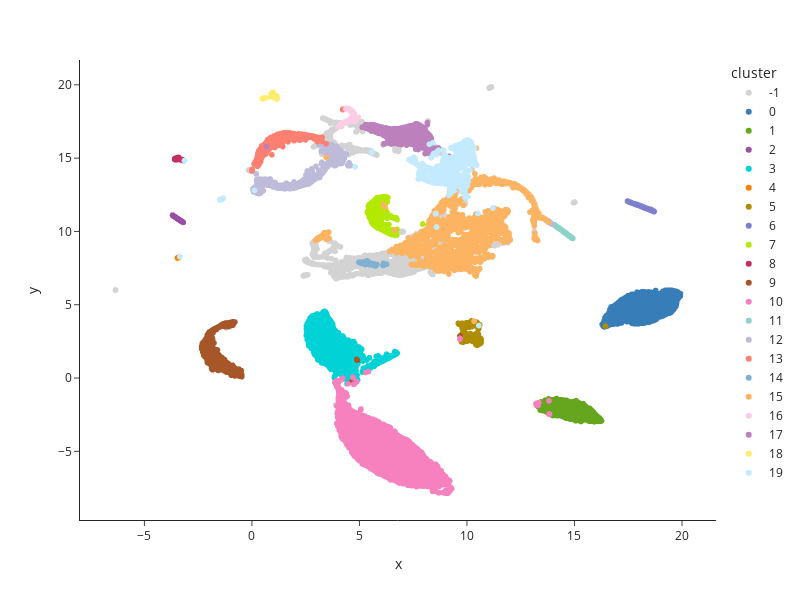

Notebook cell for this chart:
### Code cell
fig = px.scatter(
    emb_df,
    x="x",
    y="y",
    color="cluster",
    # color_discrete_sequence=px.colors.qualitative.Light24,
    color_discrete_sequence=mpn65_palette(),
    width=800,
    height=600,
    template="simple_white",
    color_discrete_map={-1: "lightgray"},
)
# fig.update_traces(
#     marker=dict(
#         line=dict(
#             width=emb_df["cluster"].map(lambda x: 0.5 if x < 0 else 0).values,
#             color="white",
#         )
#     )
# )
fig.show()

### Figure 1 — Plotly figure (JSON) as saved in the notebook; plotly's stock layout.template omitted (floating-point values rounded to 4 significant figures; data arrays with more than 128 entries replaced by an {"elided": "..."} marker saying what was removed)
{"data": [{"hovertemplate": "cluster=-1<br>x=%{x}<br>y=%{y}<extra></extra>", "legendgroup": "-1", "marker": {"color": "lightgray", "symbol": "circle"}, "mode": "markers", "name": "-1", "showlegend": true, "type": "scattergl", "x": {"elided": "2454 float values"}, "xaxis": "x", "y": {"elided": "2454 float values"}, "yaxis": "y"}, {"hovertemplate": "cluster=0<br>x=%{x}<br>y=%{y}<extra></extra>", "legendgroup": "0", "marker": {"color": "#377eb8", "symbol": "circle"}, "mode": "markers", "name": "0", "showlegend": true, "type": "scattergl", "x": {"elided": "3260 float values"}, "xaxis": "x", "y": {"elided": "3260 float values"}, "yaxis": "y"}, {"hovertemplate": "cluster=1<br>x=%{x}<br>y=%{y}<extra></extra>", "legendgroup": "1", "marker": {"color": "#66a61e", "symbol": "circle"}, "mode": "markers", "name": "1", "showlegend": true, "type": "scattergl", "x": {"elided": "2254 float values"}, "xaxis": "x", "y": {"elided": "2254 float values"}, "yaxis": "y"}, {"hovertemplate": "cluster=2<br>x=%{x}<br>y=%{y}<extra></extra>", "legendgroup": "2", "marker": {"color": "#984ea3", "symbol": "circle"}, "mode": "markers", "name": "2", "showlegend": true, "type": "scattergl", "x": {"elided": "194 float values"}, "xaxis": "x", "y": {"elided": "194 float values"}, "yaxis": "y"}, {"hovertemplate": "cluster=3<br>x=%{x}<br>y=%{y}<extra></extra>", "legendgroup": "3", "marker": {"color": "#00d2d5", "symbol": "circle"}, "mode": "markers", "name": "3", "showlegend": true, "type": "scattergl", "x": {"elided": "4437 float values"}, "xaxis": "x", "y": {"elided": "4437 float values"}, "yaxis": "y"}, {"hovertemplate": "cluster=4<br>x=%{x}<br>y=%{y}<extra></extra>", "legendgroup": "4", "marker": {"color": "#ff7f00", "symbol": "circle"}, "mode": "markers", "name": "4", "showlegend": true, "type": "scattergl", "x": [-3.427, -3.447, -3.435, -3.434, -3.446, -3.434, -3.461, -3.402, -3.437, -3.373, -3.433, -3.411, -3.403, -3.442, -3.433, -3.41, -3.441, -3.424, -3.428, -3.438, -3.447, -3.42, -3.427, -3.416, -3.438, -3.436, -3.431, -3.414, -3.412, -3.446, -3.403, -3.436, -3.436, -3.434, -3.406, -3.419, -3.403, -3.417, -3.414, -3.456, -3.406, -3.457, -3.446, -3.412, -3.42, -3.412, -3.397, -3.445, -3.426, -3.439, -3.437, -3.42, -3.432, -3.433, -3.446, -3.44, -3.417, -3.432, -3.437, -3.442, -3.416, -3.445], "xaxis": "x", "y": [8.224, 8.206, 8.217, 8.218, 8.206, 8.216, 8.189, 8.24, 8.214, 8.273, 8.219, 8.237, 8.241, 8.21, 8.218, 8.237, 8.211, 8.226, 8.223, 8.214, 8.205, 8.232, 8.223, 8.233, 8.214, 8.212, 8.22, 8.235, 8.236, 8.205, 8.241, 8.215, 8.215, 8.217, 8.239, 8.23, 8.241, 8.232, 8.233, 8.194, 8.241, 8.192, 8.206, 8.235, 8.23, 8.235, 8.242, 8.207, 8.223, 8.212, 8.212, 8.232, 8.219, 8.214, 8.205, 8.212, 8.231, 8.219, 8.214, 8.209, 8.232, 8.207], "yaxis": "y"}, {"hovertemplate": "cluster=5<br>x=%{x}<br>y=%{y}<extra></extra>", "legendgroup": "5", "marker": {"color": "#af8d00", "symbol": "circle"}, "mode": "markers", "name": "5", "showlegend": true, "type": "scattergl", "x": {"elided": "579 float values"}, "xaxis": "x", "y": {"elided": "579 float values"}, "yaxis": "y"}, {"hovertemplate": "cluster=6<br>x=%{x}<br>y=%{y}<extra></extra>", "legendgroup": "6", "marker": {"color": "#7f80cd", "symbol": "circle"}, "mode": "markers", "name": "6", "showlegend": true, "type": "scattergl", "x": {"elided": "289 float values"}, "xaxis": "x", "y": {"elided": "289 float values"}, "yaxis": "y"}, {"hovertemplate": "cluster=7<br>x=%{x}<br>y=%{y}<extra></extra>", "legendgroup": "7", "marker": {"color": "#b3e900", "symbol": "circle"}, "mode": "markers", "name": "7", "showlegend": true, "type": "scattergl", "x": {"elided": "1356 float values"}, "xaxis": "x", "y": {"elided": "1356 float values"}, "yaxis": "y"}, {"hovertemplate": "cluster=8<br>x=%{x}<br>y=%{y}<extra></extra>", "legendgroup": "8", "marker": {"color": "#c42e60", "symbol": "circle"}, "mode": "markers", "name": "8", "showlegend": true, "type": "scattergl", "x": [-3.548, -3.457, -3.554, -3.545, -3.559, -3.585, -3.479, -3.478, -3.558, -3.328, -3.246, -3.23, -3.527, -3.563, -3.228, -3.46, -3.528, -3.264, -3.519, -3.536, -3.563, -3.35, -3.261, -3.392, -3.447, -3.388, -3.335, -3.538, -3.206, -3.543, -3.251, -3.455, -3.433, -3.455, -3.212, -3.261, -3.195, -3.265, -3.311, -3.417, -3.581, -3.242, -3.531, -3.428, -3.373, -3.459, -3.185, -3.541, -3.452, -3.215, -3.213, -3.221, -3.246, -3.407, -3.448, -3.252, -3.531, -3.533, -3.563, -3.456, -3.286, -3.557, -3.365, -3.372, -3.212, -3.241, -3.251, -3.552, -3.212, -3.443, -3.378, -3.522, -3.561, -3.278, -3.439, -3.248, -3.226, -3.547, -3.568, -3.513, -3.285, -3.382, -3.451, -3.245, -3.27, -3.546, -3.535, -3.412, -3.239, -3.411, -3.249, -3.194, -3.198, -3.221, -3.433, -3.531, -3.37, -3.27, -3.264, -3.412, -3.413, -3.223, -3.148, -3.205, -3.541, -3.215, -3.596, -3.429, -3.188, -3.314, -3.252, -3.295, -3.423, -3.214, -3.25, -3.234, -3.433, -3.232, -3.25, -3.32, -3.482, -3.177, -3.248, -3.271, -3.452], "xaxis": "x", "y": [14.9, 14.98, 14.93, 14.92, 14.9, 14.92, 15.03, 14.98, 14.92, 14.91, 14.87, 14.85, 14.97, 14.9, 14.86, 15.0, 14.98, 14.87, 14.97, 14.96, 14.93, 14.92, 14.9, 14.94, 14.96, 14.95, 14.9, 14.97, 14.84, 14.96, 14.87, 14.96, 14.96, 15.0, 14.86, 14.89, 14.84, 14.88, 14.9, 14.98, 14.98, 14.86, 14.97, 14.98, 14.94, 14.99, 14.84, 14.88, 14.97, 14.85, 14.85, 14.86, 14.87, 14.95, 14.97, 14.87, 14.97, 14.98, 14.93, 15.02, 14.9, 14.91, 14.93, 14.93, 14.84, 14.86, 14.87, 14.92, 14.85, 15.02, 14.94, 14.97, 14.92, 14.88, 15.02, 14.88, 14.85, 14.97, 14.9, 14.97, 14.88, 14.95, 14.97, 14.87, 14.88, 14.9, 14.97, 15.03, 14.86, 15.05, 14.88, 14.84, 14.84, 14.86, 14.98, 14.97, 14.93, 14.88, 14.88, 14.95, 14.95, 14.86, 14.81, 14.85, 14.93, 14.86, 14.91, 15.02, 14.85, 14.89, 14.87, 14.91, 15.01, 14.85, 14.87, 14.86, 15.01, 14.86, 14.87, 14.91, 14.89, 14.83, 14.87, 14.88, 15.01], "yaxis": "y"}, {"hovertemplate": "cluster=9<br>x=%{x}<br>y=%{y}<extra></extra>", "legendgroup": "9", "marker": {"color": "#a65628", "symbol": "circle"}, "mode": "markers", "name": "9", "showlegend": true, "type": "scattergl", "x": {"elided": "1495 float values"}, "xaxis": "x", "y": {"elided": "1495 float values"}, "yaxis": "y"}, {"hovertemplate": "cluster=10<br>x=%{x}<br>y=%{y}<extra></extra>", "legendgroup": "10", "marker": {"color": "#f781bf", "symbol": "circle"}, "mode": "markers", "name": "10", "showlegend": true, "type": "scattergl", "x": {"elided": "8340 float values"}, "xaxis": "x", "y": {"elided": "8340 float values"}, "yaxis": "y"}, {"hovertemplate": "cluster=11<br>x=%{x}<br>y=%{y}<extra></extra>", "legendgroup": "11", "marker": {"color": "#8dd3c7", "symbol": "circle"}, "mode": "markers", "name": "11", "showlegend": true, "type": "scattergl", "x": {"elided": "243 float values"}, "xaxis": "x", "y": {"elided": "243 float values"}, "yaxis": "y"}, {"hovertemplate": "cluster=12<br>x=%{x}<br>y=%{y}<extra></extra>", "legendgroup": "12", "marker": {"color": "#bebada", "symbol": "circle"}, "mode": "markers", "name": "12", "showlegend": true, "type": "scattergl", "x": {"elided": "1524 float values"}, "xaxis": "x", "y": {"elided": "1524 float values"}, "yaxis": "y"}, {"hovertemplate": "cluster=13<br>x=%{x}<br>y=%{y}<extra></extra>", "legendgroup": "13", "marker": {"color": "#fb8072", "symbol": "circle"}, "mode": "markers", "name": "13", "showlegend": true, "type": "scattergl", "x": {"elided": "1005 float values"}, "xaxis": "x", "y": {"elided": "1005 float values"}, "yaxis": "y"}, {"hovertemplate": "cluster=14<br>x=%{x}<br>y=%{y}<extra></extra>", "legendgroup": "14", "marker": {"color": "#80b1d3", "symbol": "circle"}, "mode": "markers", "name": "14", "showlegend": true, "type": "scattergl", "x": [5.474, 5.297, 5.12, 5.264, 5.246, 5.344, 5.37, 5.536, 5.726, 5.264, 5.395, 5.669, 5.113, 5.631, 5.08, 6.094, 5.256, 5.747, 5.421, 5.281, 5.287, 5.058, 5.724, 5.084, 5.762, 5.178, 5.274, 5.584, 5.23, 5.743, 6.268, 5.064, 5.349, 5.497, 5.125, 6.112, 5.303, 5.632, 6.099, 5.19, 5.813, 5.739, 5.486, 4.974, 5.768, 6.118, 5.682, 5.724, 5.263, 5.034, 5.088, 5.595, 5.737, 5.459, 5.328, 5.327, 5.7], "xaxis": "x", "y": [7.743, 7.974, 7.831, 7.795, 7.822, 7.933, 7.987, 7.719, 7.687, 7.771, 7.792, 7.696, 7.893, 7.713, 7.851, 7.7, 7.745, 7.646, 7.754, 7.794, 7.751, 7.873, 7.662, 7.845, 7.653, 7.794, 7.922, 7.765, 7.784, 7.646, 7.764, 7.862, 7.773, 7.762, 7.897, 7.676, 7.866, 7.751, 7.704, 7.907, 7.744, 7.66, 7.726, 7.901, 7.675, 7.825, 7.785, 7.653, 7.807, 7.874, 7.822, 7.798, 7.651, 7.889, 7.786, 7.778, 7.686], "yaxis": "y"}, {"hovertemplate": "cluster=15<br>x=%{x}<br>y=%{y}<extra></extra>", "legendgroup": "15", "marker": {"color": "#fdb462", "symbol": "circle"}, "mode": "markers", "name": "15", "showlegend": true, "type": "scattergl", "x": {"elided": "6108 float values"}, "xaxis": "x", "y": {"elided": "6108 float values"}, "yaxis": "y"}, {"hovertemplate": "cluster=16<br>x=%{x}<br>y=%{y}<extra></extra>", "legendgroup": "16", "marker": {"color": "#fccde5", "symbol": "circle"}, "mode": "markers", "name": "16", "showlegend": true, "type": "scattergl", "x": {"elided": "312 float values"}, "xaxis": "x", "y": {"elided": "312 float values"}, "yaxis": "y"}, {"hovertemplate": "cluster=17<br>x=%{x}<br>y=%{y}<extra></extra>", "legendgroup": "17", "marker": {"color": "#bc80bd", "symbol": "circle"}, "mode": "markers", "name": "17", "showlegend": true, "type": "scattergl", "x": {"elided": "1120 float values"}, "xaxis": "x", "y": {"elided": "1120 float values"}, "yaxis": "y"}, {"hovertemplate": "cluster=18<br>x=%{x}<br>y=%{y}<extra></extra>", "legendgroup": "18", "marker": {"color": "#ffed6f", "symbol": "circle"}, "mode": "markers", "name": "18", "showlegend": true, "type": "scattergl", "x": [0.9352, 1.024, 1.164, 0.9418, 0.9208, 0.9831, 0.9171, 0.919, 0.4924, 0.9398, 0.936, 1.154, 0.4882, 0.9462, 0.4992, 0.9358, 0.9127, 0.9372, 0.9286, 0.9602, 0.4854, 0.9248, 0.4886, 1.158, 0.9379, 1.154, 0.9159, 1.162, 1.166, 0.9177, 0.9749, 0.9895, 0.942, 0.9398, 0.4861, 0.9334, 0.4926, 0.934, 0.9432, 0.5401, 1.163, 0.6355, 1.153, 0.949, 0.9321, 0.9311, 1.155, 1.154, 0.97, 1.163, 0.4893, 0.9521, 0.5063, 0.9544, 1.162, 0.8339, 0.4848, 1.158, 0.4942, 0.4981, 0.4869, 0.9823, 0.9318, 0.9485, 0.4853, 1.155, 0.9392, 0.9294, 1.15, 0.9223, 1.164, 0.9456, 0.5034, 0.9785, 0.9884, 1.158, 0.9199, 0.9387, 1.161, 1.002, 1.139, 0.9376, 0.9413, 0.9554, 0.9782, 1.161, 0.9366, 0.9162, 0.8977, 1.137, 0.562, 0.9426, 1.003], "xaxis": "x", "y": [19.29, 19.12, 19.04, 19.44, 19.41, 19.44, 19.41, 19.41, 19.06, 19.44, 19.43, 19.23, 19.07, 19.23, 19.07, 19.43, 19.42, 19.43, 19.42, 19.22, 19.07, 19.42, 19.06, 19.05, 19.43, 19.04, 19.21, 19.22, 19.04, 19.41, 19.45, 19.44, 19.44, 19.43, 19.06, 19.43, 19.06, 19.42, 19.46, 19.07, 19.04, 19.11, 19.23, 19.46, 19.41, 19.41, 19.04, 19.23, 19.46, 19.04, 19.06, 19.45, 19.06, 19.45, 19.04, 19.18, 19.07, 19.04, 19.06, 19.05, 19.07, 19.44, 19.43, 19.44, 19.06, 19.04, 19.43, 19.43, 19.22, 19.42, 19.05, 19.24, 19.07, 19.47, 19.48, 19.04, 19.41, 19.43, 19.22, 19.39, 19.06, 19.43, 19.44, 19.45, 19.45, 19.04, 19.43, 19.41, 19.39, 19.24, 19.08, 19.44, 19.44], "yaxis": "y"}, {"hovertemplate": "cluster=19<br>x=%{x}<br>y=%{y}<extra></extra>", "legendgroup": "19", "marker": {"color": "#c4eaff", "symbol": "circle"}, "mode": "markers", "name": "19", "showlegend": true, "type": "scattergl", "x": {"elided": "2041 float values"}, "xaxis": "x", "y": {"elided": "2041 float values"}, "yaxis": "y"}], "layout": {"height": 600, "legend": {"title": {"text": "cluster"}, "tracegroupgap": 0}, "margin": {"t": 60}, "width": 800, "xaxis": {"anchor": "y", "domain": [0, 1], "title": {"text": "x"}}, "yaxis": {"anchor": "x", "domain": [0, 1], "title": {"text": "y"}}}}
